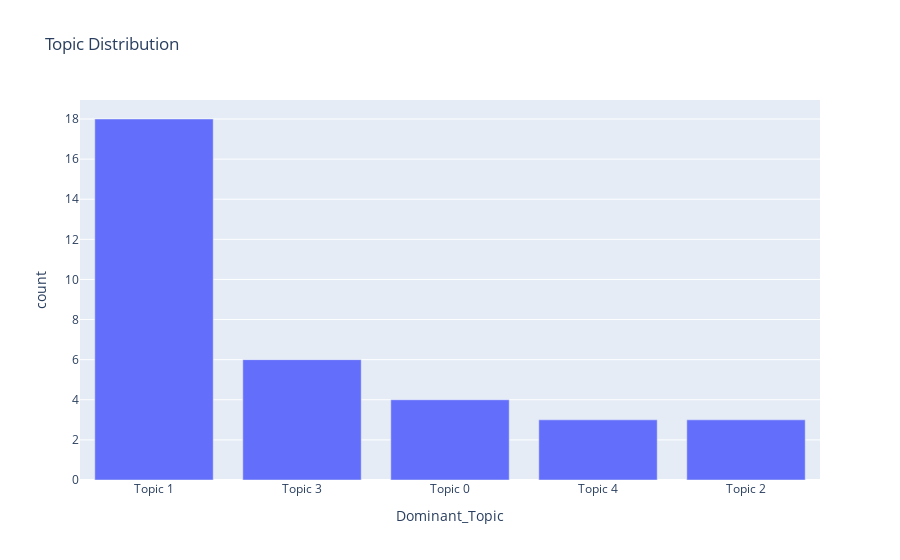

The cell this chart's notebook holds for it:
### Code cell
# Topic Modeling
vectorizer = CountVectorizer(max_df=0.95, min_df=2, max_features=1000, stop_words='english')
tf = vectorizer.fit_transform(data['Article'])
lda_model = LatentDirichletAllocation(n_components=5, random_state=42)
lda_topic_matrix = lda_model.fit_transform(tf)

# Visualize topics
topic_names = ["Topic " + str(i) for i in range(lda_model.n_components)]
data['Dominant_Topic'] = [topic_names[i] for i in lda_topic_matrix.argmax(axis=1)]

# Reset Index and Renaming columns
df = data['Dominant_Topic'].value_counts().reset_index()
df.columns = ['Dominant_Topic', 'count']

# Create the bar plot
fig = px.bar(df, x='Dominant_Topic', y='count', title='Topic Distribution')
fig.show()

### Figure 1 — Plotly figure (JSON) as saved in the notebook; plotly's stock layout.template omitted (floating-point values rounded to 4 significant figures)
{"data": [{"alignmentgroup": "True", "hovertemplate": "Dominant_Topic=%{x}<br>count=%{y}<extra></extra>", "legendgroup": "", "marker": {"color": "#636efa", "pattern": {"shape": ""}}, "name": "", "offsetgroup": "", "orientation": "v", "showlegend": false, "textposition": "auto", "type": "bar", "x": ["Topic 1", "Topic 3", "Topic 0", "Topic 4", "Topic 2"], "xaxis": "x", "y": [18, 6, 4, 3, 3], "yaxis": "y"}], "layout": {"autosize": true, "barmode": "relative", "legend": {"tracegroupgap": 0}, "title": {"text": "Topic Distribution"}, "xaxis": {"anchor": "y", "autorange": true, "domain": [0, 1], "range": [-0.5, 4.5], "title": {"text": "Dominant_Topic"}, "type": "category"}, "yaxis": {"anchor": "x", "autorange": true, "domain": [0, 1], "range": [0, 18.95], "title": {"text": "count"}, "type": "linear"}}}
